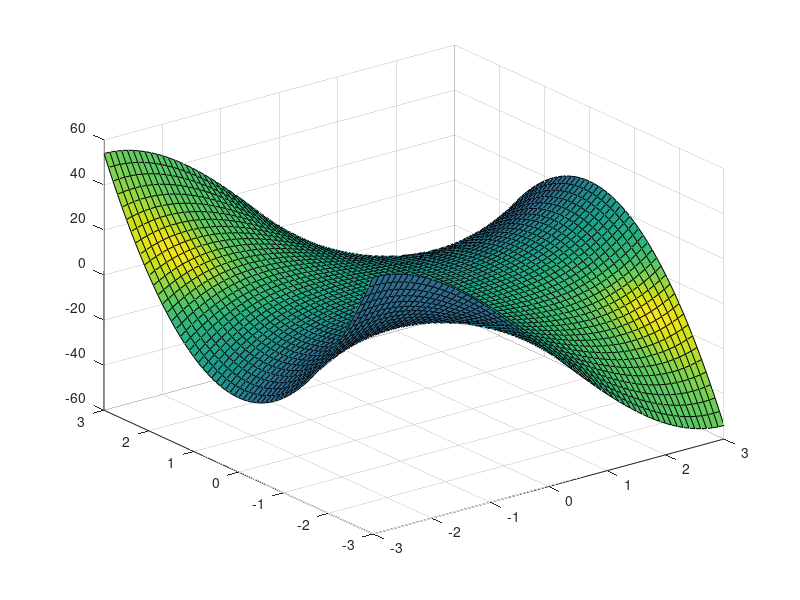

Recreate this plot in MATLAB.
clear
clc
close all

% z(x,y) = x^3 -3xy^2

x = -3 : 0.1 : 3;
y = -3 : 0.1 : 3;

[X Y] = meshgrid(x,y);

Z = X.^3 - 3.*X.*Y.^2;

plot3(X,Y,Z);
pause;
disp('Apasati o tasta ...')

mesh(X,Y,Z);
pause;
disp('Apasati o tasta ...')

surf(X,Y,Z);
pause;
disp('Apasati o tasta ...')

surfl(X,Y,Z);